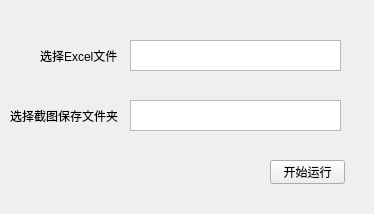
<?xml version="1.0" encoding="UTF-8"?>
<ui version="4.0">
 <class>Form</class>
 <widget class="QWidget" name="Form">
  <property name="geometry">
   <rect>
    <x>0</x>
    <y>0</y>
    <width>374</width>
    <height>214</height>
   </rect>
  </property>
  <property name="windowTitle">
   <string>Form</string>
  </property>
  <widget class="QLabel" name="label">
   <property name="geometry">
    <rect>
     <x>40</x>
     <y>40</y>
     <width>81</width>
     <height>31</height>
    </rect>
   </property>
   <property name="text">
    <string>选择Excel文件</string>
   </property>
  </widget>
  <widget class="QTextEdit" name="textEdit">
   <property name="geometry">
    <rect>
     <x>130</x>
     <y>40</y>
     <width>211</width>
     <height>31</height>
    </rect>
   </property>
  </widget>
  <widget class="QLabel" name="label_2">
   <property name="geometry">
    <rect>
     <x>10</x>
     <y>100</y>
     <width>111</width>
     <height>31</height>
    </rect>
   </property>
   <property name="text">
    <string>选择截图保存文件夹</string>
   </property>
  </widget>
  <widget class="QTextEdit" name="textEdit_2">
   <property name="geometry">
    <rect>
     <x>130</x>
     <y>100</y>
     <width>211</width>
     <height>31</height>
    </rect>
   </property>
  </widget>
  <widget class="QPushButton" name="pushButton">
   <property name="geometry">
    <rect>
     <x>270</x>
     <y>160</y>
     <width>75</width>
     <height>24</height>
    </rect>
   </property>
   <property name="text">
    <string>开始运行</string>
   </property>
  </widget>
 </widget>
 <resources/>
 <connections/>
</ui>
